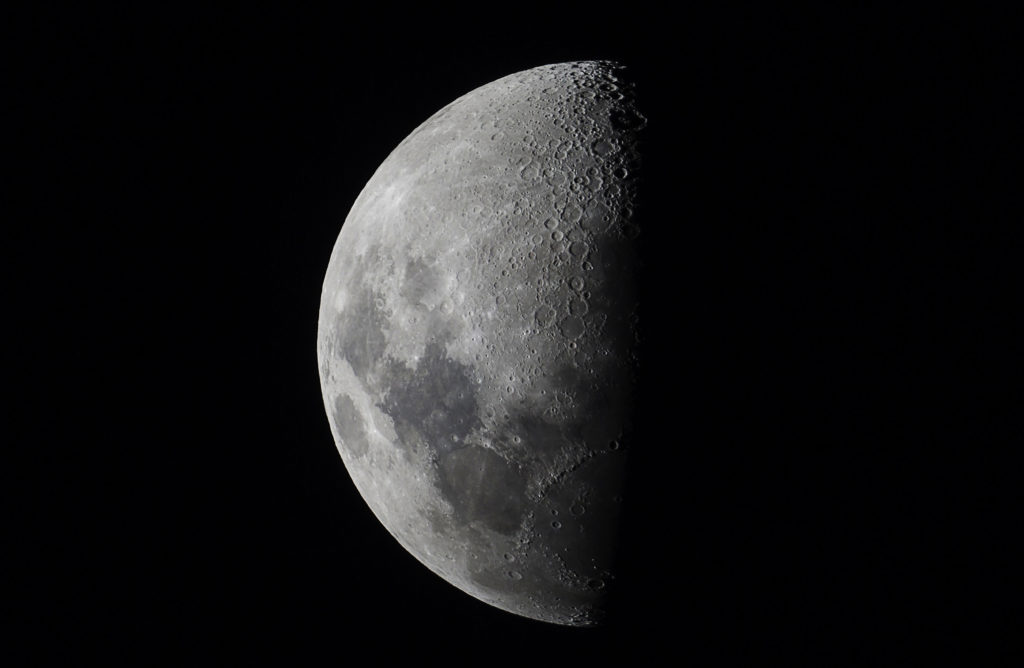
#> input picture images/moon.jpg, 1024 x 668 px
$ jupyter execute numpy_tutorial.ipynb
#> lines starting #> are read from the running program, lines starting #| are printed output that depends on the picture
# NumPy Tutorial

[cell 1]
import numpy as np

## NumPy Array

How to create an empty and a full NumPy array?

[cell 2]
v = np.empty(0)
print(v)

[cell 3]
v = np.full(shape=(2,5), fill_value=7)
print(v)

Create a Numpy array filled with all zeros

[cell 4]
v = np.zeros((2,5))
print(v)

Create a Numpy array filled with all ones

[cell 5]
v = np.ones((2,5))
print(v)

Check whether a Numpy array contains a specified row

[cell 6]
[1, 1, 1, 1, 1] in v.tolist()

How to Remove rows in Numpy array that contains non-numeric values?

[cell 7]
v = np.array([[0, 1, 2],
              [np.nan, 3, 4],
              [5, 6, 7]
])
v = v[~np.isnan(v).any(axis=1)]
print(v)

Remove single-dimensional entries from the shape of an array

[cell 8]
v = np.array([[1]])
print(v)
v = np.squeeze(v, axis=None)
print(v)

Find the number of occurrences of a sequence in a NumPy array

[cell 9]
v = np.array([[1, 3, 5, 6],
              [5, 3, 5, 8],
              [3, 5, 7, 3],
              [5, 9, 5, 3]])
repr(v).count('3, 5')

Find the most frequent value in a NumPy array

[cell 10]
v = np.array([1, 8, 5, 6, 5, 5, 8])
np.bincount(v).argmax()

Combining a one and a two-dimensional NumPy Array

[cell 11]
v1 = np.array([1, 3])
v2 = np.array([[2, 4, 6],[8, 10, 12]])
v3 = np.c_[v1, v2]

print(v1, '\n')
print(v2, '\n')
print(v3)

How to build an array of all combinations of two NumPy arrays?

[cell 12]
v1 = np.array([1, 2, 3])
v2 = np.array([2, 4, 6])
v3 = np.array(np.meshgrid(v1, v2)).T.reshape(-1,2)
print(v3)

How to add a border around a NumPy array?

[cell 13]
v = np.ones((2,2))
v = np.pad(v, pad_width=1)
print(v)

How to compare two NumPy arrays?

[cell 14]
v1 = np.ones((3))
v2 = np.array([0,1,2])
print(np.equal(v1, v2))

How to check whether specified values are present in NumPy array?

[cell 15]
v = np.arange(10)
print(2 in v)
print(15 in v)

How to get all 2D diagonals of a 3D NumPy array?

[cell 16]
v = np.array([[[1, 2, 3],
               [4, 5, 6],
               [7, 8, 9]],
              [[-1, -2, -3],
               [-4, -5, -6],
               [-7, -8, -9]]])

print(f'Matriz 3d:\n{v}\n')

print(f'Diagonais: linha 0 eixos 0 e 1:\n{v.diagonal(offset=0, axis1=0,axis2=1)}\n')
print(f'Diagonais: linha 1 eixos 0 e 1:\n{v.diagonal(offset=1, axis1=0,axis2=1)}\n')

print(f'Diagonais: linha 0 eixos 0 e 2:\n{v.diagonal(offset=0, axis1=0,axis2=2)}\n')
print(f'Diagonais: linha 1 eixos 0 e 2:\n{v.diagonal(offset=1, axis1=0,axis2=2)}\n')

print(f'Diagonais: linha 0 eixos 1 e 2:\n{v.diagonal(offset=0, axis1=1,axis2=2)}\n')
print(f'Diagonais: linha 1 eixos 1 e 2:\n{v.diagonal(offset=1, axis1=1,axis2=2)}\n')

Flatten a Matrix in Python using NumPy

[cell 17]
v = np.array([[[1, 2],[3,4]],
              [[5, 6], [7,8]]])
print(v, '\n')
v = v.flatten()
print(v)

Flatten a 2d numpy array into 1d array

[cell 18]
v = np.ones((3,4))
print(v, '\n')
v = v.flatten()
print(v)

Move axes of an array to new positions

[cell 19]
v = np.arange(18).reshape(2, 3, 3)
print(v, '\n')
v = np.moveaxis(v, source=1, destination=0)
print(f'Movidos eixos 1 e 0:\n{v}')

Interchange two axes of an array

[cell 20]
v = np.arange(18).reshape(2, 3, 3)
print(v, '\n')
v = np.swapaxes(v, axis1=1, axis2=0)
print(f'Eixos intercambiados: 1 e 0\n{v}')

NumPy – Fibonacci Series using Binet Formula

[cell 21]
v = np.arange(1, 11)

sqrtFive = np.sqrt(5)
alpha = (1 + sqrtFive) / 2
beta = (1 - sqrtFive) / 2

Fn = np.rint(((alpha ** v) - (beta ** v)) / (sqrtFive))
print(Fn)

Counts the number of non-zero values in the array

[cell 22]
v = np.array([1, 0, 2, 0, 3, 0])
print(np.count_nonzero(v))

Count the number of elements along a given axis

[cell 23]
v = np.arange(12).reshape((4,3))
print(v, '\n')
print(f'eixo 0: {np.size(v,0)}')
print(f'eixo 1: {np.size(v,1)}')

Trim the leading and/or trailing zeros from a 1-D array

[cell 24]
v = np.array([0, 0, 1, 2, 0, 3, 0, 4, 5, 0])
print(v)
v = np.trim_zeros(v)
print(v)

Change data type of given numpy array

[cell 25]
v = np.array([0, 1.5, -2, 0.3]).astype('int')
print(v)

Reverse a numpy array

[cell 26]
v = np.flip(v)
print(v)

How to make a NumPy array read-only?

[cell 27]
v.flags.writeable = False

## Questions on NumPy Matrix

[cell 28]
m1 = np.matrix('[1, 5, 4; 6, 9, -3; 5, 4, 7]')
m2 = np.matrix('[0, 0, 2; -1, 1, 3; 5, 10, 1]')

Get the maximum value from given matrix

[cell 29]
np.max(m1)

Get the minimum value from given matrix

[cell 30]
np.min(m1)

Find the number of rows and columns of a given matrix using NumPy

[cell 31]
np.shape(m1)

Select the elements from a given matrix

[cell 32]
m = np.select([m1%2==1], [m1])

print('Selecionar os elementos ímpares de m1')
print(m)

Find the sum of values in a matrix

[cell 33]
np.sum(m1)

Calculate the sum of the diagonal elements of a NumPy array

[cell 34]
np.trace(m1)

Adding and Subtracting Matrices in Python

[cell 35]
soma = m1 + m2
subtracao = m1 - m2

print(f'm1 + m2 =\n{soma}\n')
print(f'm1 - m2 =\n{subtracao}')

Ways to add row/columns in numpy array

[cell 36]
row = np.array([10, 20, 30])
m = np.r_[m1, [row]]

print(m)

[cell 37]
col = np.array([[10], [20], [30]])
m = np.append(m1, col, axis = 1)

print(m)

Matrix Multiplication in NumPy

[cell 38]
multiplicacao = m1 @ m2

print(f'm1 * m2 =\n{multiplicacao}')

Get the eigen values of a matrix

[cell 39]
eigen_values = np.linalg.eigvals(m1)

print(eigen_values)

How to Calculate the determinant of a matrix using NumPy?

[cell 40]
np.linalg.det(m1)

How to inverse a matrix using NumPy

[cell 41]
inversa = np.linalg.inv(m1)

print(inversa)

How to count the frequency of unique values in NumPy array?

[cell 42]
unique, counts = np.unique(np.array(m1), return_counts=True)
frequency = np.asarray((unique, counts)).T

print(frequency)

Multiply matrices of complex numbers using NumPy in Python

[cell 43]
m = np.random.random((3, 3)).astype('complex')
n = np.random.random((3, 3)).astype('complex')
mult = m @ n

print('M:\n', m)
print('\nN:\n', n)
print('\nM * N:\n', mult)

Compute the outer product of two given vectors using NumPy in Python

[cell 44]
u = np.array([2, 0, 4])
v = np.array([-1, 2, 3])
outer_product = np.outer(u, v)

print(outer_product)

Calculate inner, outer, and cross products of matrices and vectors using NumPy

[cell 45]
inner_product = np.inner(u, v)
outer_product = np.outer(u, v)
cross_product = np.cross(u, v)

print(f'Inner product:\n{inner_product}\n')
print(f'Outer product:\n{outer_product}\n')
print(f'Cross product:\n{cross_product}\n')

[cell 46]
inner_product = np.inner(m1, m2)
outer_product = np.outer(m1, m2)
cross_product = np.cross(m1, m2)

print(f'Inner product:\n{inner_product}\n')
print(f'Outer product:\n{outer_product}\n')
print(f'Cross product:\n{cross_product}\n')

Compute the covariance matrix of two given NumPy arrays

[cell 47]
covariance = np.cov(m1, m2)
print(covariance)

Convert covariance matrix to correlation matrix using Python

[cell 48]
correlation = np.corrcoef(covariance)
print(correlation)

Compute the Kronecker product of two mulitdimension NumPy arrays

[cell 49]
kronecker_product = np.kron(m1, m2)
print(kronecker_product)

Convert the matrix into a list

[cell 50]
m1_list = np.ravel(m1)
print(m1_list)

## Questions on NumPy Indexing

[cell 51]
m1 = np.matrix('[5, 0, 4; 6, 9, -3; 5, -4, 7]')
print(m1)

Replace NumPy array elements that doesn’t satisfy the given condition

[cell 52]
# Substituindo valores que não são maiores que 4 por -1
m = np.select([m1>4], [m1], -1)
print(m)

Return the indices of elements where the given condition is satisfied

[cell 53]
row, col = np.where(m1>4)  # Índices de valores > 4
m = np.asarray((row, col)).T
print(m)

Replace NaN values with average of columns

[cell 54]
m2 = np.matrix([[np.nan, 1, 2], [0, -2, 3], [-3, np.nan, 4]])
print(m2)

[cell 55]
row, col = np.where(np.isnan(m2))  # Índices de valores NaN
col_mean = np.nanmean(m2, axis=0)  # Média de colunas de valores NaN
m2[row, col] = np.take(col_mean, col)
print(m2)

Replace negative value with zero in numpy array

[cell 56]
m = m1.copy()
row, col = np.where(m<0)
m[row, col] = 0
print(m)

How to get values of an NumPy array at certain index positions?

[cell 57]
print(m1[0,0])  # valor na posição: linha 0 coluna 0 de m1
print(m1[1,2])  # valor na posição: linha 1 coluna 2 de m1
print(m1[-1,0])  # valor na posição: linha 2 coluna 0 de m1
print(m1[-1,-1])  # valor na posição: linha 2 coluna 2 de m1

Find indices of elements equal to zero in a NumPy array

[cell 58]
row, col = np.where(m1==0)
m = np.asarray((row, col)).T
print(m)

How to Remove columns in Numpy array that contains non-numeric values?

[cell 59]
m = np.array([[np.nan, 1, 2], [0, -2, 3], [-3, np.nan, 4]])

m = m[:, ~np.isnan(m).any(axis=0)]
print(m)

How to access different rows of a multidimensional NumPy array?

[cell 60]
print(m1[1])  # linha 1 de m1
print()
print(m1[[0,2]])  # linhas 0 e 2 de m1

Get row numbers of NumPy array having element larger than X

[cell 61]
x = 5
row, col = np.where(m1>x)
print(np.unique(row))

Get filled the diagonals of NumPy array

[cell 62]
m = m1.copy()

[cell 63]
np.fill_diagonal(m, 10)
print(m)

Check elements present in the NumPy array

[cell 64]
print(-3 in m1)
print(3 in m1)
print(9 in m1)
print(0 in m1)

Combined array index by index

[cell 65]
print(m1[1:,1:])  # A partir da linha 1 e coluna 1
print()
print(m1[:2, :])  # Até linha 2 e todas colunas

## Questions on NumPy Linear Algebra

[cell 66]
m = np.matrix('[5, 0, 4; 6, 9, -3; 5, -4, 7]')
print(m)

Find a matrix or vector norm using NumPy

[cell 67]
np.linalg.norm(m)

Calculate the QR decomposition of a given matrix using NumPy

[cell 68]
q, r = np.linalg.qr(m)
print(q, '\n\n', r)

Compute the condition number of a given matrix using NumPy

[cell 69]
np.linalg.cond(m)

Compute the eigenvalues and right eigenvectors of a given square array using NumPy?

[cell 70]
eigen_values, eigen_vectors = np.linalg.eig(m)

print(eigen_values, '\n\n', eigen_vectors)

Calculate the Euclidean distance using NumPy

[cell 71]
p1 = np.array((4, 5, 10))
p2 = np.array((1, -2, 0))

print(np.linalg.norm(p1-p2))

## Questions on NumPy Random

Create a Numpy array with random values

[cell 72]
v = np.random.default_rng().random(5)
print(v)

How to choose elements from the list with different probability using NumPy?

[cell 73]
numbers = np.random.choice(v, size=5, p=[0.05, 0.35, 0.2, 0.15, 0.25])
print(numbers)

How to get weighted random choice in Python?

[cell 74]
number = np.random.choice(v, p=[0.05, 0.35, 0.2, 0.15, 0.25])
print(number)

Generate Random Numbers From The Uniform Distribution using NumPy

[cell 75]
numbers = np.random.uniform(low=0, high=1, size=5)
print(numbers)

Get Random Elements form geometric distribution

[cell 76]
numbers = np.random.geometric(p=0.3, size=10)
print(numbers)

Get Random elements from Laplace distribution

[cell 77]
numbers = np.random.laplace(loc=0, scale=1, size=10)
print(numbers)

Return a Matrix of random values from a uniform distribution

[cell 78]
m = np.random.uniform(low=0, high=1, size=(3,3))
print(m)

Return a Matrix of random values from a Gaussian distribution

[cell 79]
m = np.random.normal(loc=0, scale=1, size=(3,3))
print(m)

## Questions on NumPy Sorting and Searching

[cell 80]
v = np.array([3, -2, 0, 1, 5, -7, 9])

How to get the indices of the sorted array using NumPy in Python?

[cell 81]
indices = np.argsort(v)
print(indices)

Finding the k smallest values of a NumPy array

[cell 82]
k = 3
k_smallest = np.sort(v)[:k]
print(k_smallest)

How to get the n-largest values of an array using NumPy?

[cell 83]
n = 3
n_largest = np.sort(v)[::-1][:n]
print(n_largest)

Sort the values in a matrix

[cell 84]
m = np.matrix('[5, 0.2, 4; 6.5, 9, -3.1; 5, -4, 7.9]')
print(m)

[cell 85]
sorted_m = np.sort(m, axis=1)  # Sorted in row
print(sorted_m)

Filter out integers from float numpy array

[cell 86]
integers_indices = np.isclose(m, m.astype(int))
print(m[~integers_indices])

Find the indices into a sorted array

[cell 87]
indices = np.argsort(m, axis=1)
print(indices)

## Questions on NumPy Mathematics

How to get element-wise true division of an array using Numpy?

[cell 88]
v1 = np.array([4, -2, 0])
v2 = np.array([1, 5, -3])

m1 = np.array([[1, 2, 3], [0, -1, 5], [-2, 2, 7]])
m2 = np.array([[8, 2, 6], [1, 0, 3], [2, -1, 0]])

[cell 89]
v = np.true_divide(v1, v2)
print(v)

How to calculate the element-wise absolute value of NumPy array?

[cell 90]
v = np.abs(v1)
print(v)

Compute the negative of the NumPy array

[cell 91]
v = np.negative(v1)
print(v)

Multiply 2d numpy array corresponding to 1d array

[cell 92]
m = m1 * v1[:, np.newaxis]
print(m)

Computes the inner product of two arrays

[cell 93]
u = np.array([2, 0, 4])
v = np.array([-1, 2, 3])
innerr_product = np.inner(u, v)

print(inner_product)

Compute the nth percentile of the NumPy array

[cell 94]
np.percentile(m1, q=50)

Calculate the n-th order discrete difference along the given axis

[cell 95]
m = np.diff(m1, axis=0)
print(m,'\n')
m = np.diff(m1, axis=1)
print(m)

Calculate the sum of all columns in a 2D NumPy array

[cell 96]
sum = np.sum(m1, axis=0)
print(sum)

Calculate average values of two given NumPy arrays

[cell 97]
avg = (m1 + m2) / 2
print(avg)

How to compute numerical negative value for all elements in a given NumPy array?

[cell 98]
negative_m1 = np.negative(m1)
print(negative_m1)

How to get the floor, ceiling and truncated values of the elements of a numpy array?

[cell 99]
m = np.array([[1.9, 3.1], [-5.5, 0.2]])

[cell 100]
floor_m = np.floor(m)
ceiling_m = np.ceil(m)
truncated_m = np.trunc(m)

print(floor_m, '\n\n', ceiling_m, '\n\n', truncated_m)

How to round elements of the NumPy array to the nearest integer?

[cell 101]
round_m = np.round(m)
print(round_m)

Find the round off the values of the given matrix

[cell 102]
round_m = m.round()
print(round_m)

Determine the positive square-root of an array

[cell 103]
m = np.array([[1.9, 3.1], [5.5, 0.2]])

[cell 104]
square_m = np.sqrt(np.positive(m))
print(square_m)

Evaluate Einstein’s summation convention of two multidimensional NumPy arrays

[cell 105]
result = np.einsum('mk,kn', m1, m2)
print(result)

## Questions on NumPy Statistics

[cell 106]
m = np.array([[1, 2, 3], [0, -1, 5], [-2, 3, -7]])
v1 = np.array([5, -8, 0, -1, -3, 9, 10, 3])
v2 = np.array([2, 11, 1, 0, -8, 5, 3, -1])
v3 = np.array([5, np.nan, 0, -1, -3, np.nan, 10, 3])

Compute the median of the flattened NumPy array

[cell 107]
np.median(m)

Find Mean of a List of Numpy Array

[cell 108]
np.mean(v1)

Calculate the mean of array ignoring the NaN value

[cell 109]
np.nanmean(v3)

Get the mean value from given matrix

[cell 110]
np.mean(m)

Compute the variance of the NumPy array

[cell 111]
np.var(v1)

Compute the standard deviation of the NumPy array

[cell 112]
np.std(v1)

Compute pearson product-moment correlation coefficients of two given NumPy arrays

[cell 113]
coefficients = np.corrcoef(v1, v2)
print(coefficients)

Calculate the mean across dimension in a 2D NumPy array

[cell 114]
mean_0 = np.mean(m, axis=0)
print(mean_0)

[cell 115]
mean_1 = np.mean(m, axis=1)
print(mean_1)

Calculate the average, variance and standard deviation in Python using NumPy

[cell 116]
print(np.average(m))
print(np.var(m))
print(np.std(m))

Describe a NumPy Array in Python

[cell 117]
print(f'size: {m.size}')
print(f'minimun: {np.amin(m)}')
print(f'maximum: {np.amax(m)}')
print(f'average: {np.mean(m)}')
print(f'median: {np.median(m)}')
print(f'variance: {np.var(m)}')
print(f'standard deviation: {np.std(m)}')

## Questions on Polynomial

Define a polynomial function

[cell 118]
pf1 = np.poly1d([1, -4, 1])
pf2 = np.poly1d([2, -1, 0, 6])
print(pf1)
print(pf2)

How to add one polynomial to another using NumPy in Python?

[cell 119]
sum = pf1 + pf2
print(sum)

How to subtract one polynomial to another using NumPy in Python?

[cell 120]
subtraction = pf1 - pf2
print(subtraction)

How to multiply a polynomial to another using NumPy in Python?

[cell 121]
multiplication = pf1 * pf2
print(multiplication)

How to divide a polynomial to another using NumPy in Python?

[cell 122]
quotient, rest = pf2 / pf1
print(f'q(x) = {quotient}')
print(f'r(x) = {rest}')

Find the roots of the polynomials using NumPy

[cell 123]
roots = np.roots(pf1)
print(roots)

Evaluate a 2-D polynomial series on the Cartesian product

[cell 124]
m = np.array([[4, 2], [-5, 15]])
ps = np.polynomial.polynomial.polygrid2d([1,2],[1,2], m)
print(ps)

Evaluate a 3-D polynomial series on the Cartesian product

[cell 125]
m = np.arange(8).reshape(2, 2, 2)
ps = np.polynomial.polynomial.polygrid3d([1,2],[1,2],[1,2],m)
print(ps)

## Questions on NumPy Strings

Repeat all the elements of a NumPy array of strings

[cell 126]
strings = np.array(['cadeira', 'João', 'Brasil', '25'])

new_strings = np.char.multiply(strings, 3)
print(new_strings)

How to split the element of a given NumPy array with spaces?

[cell 127]
nome = np.array('João Paulo Agostinho')
new_nome = np.char.split(nome)
print(new_nome)

How to insert a space between characters of all the elements of a given NumPy array?

[cell 128]
new_strings = np.char.join(' ', strings)
print(new_strings)

Find the length of each string element in the Numpy array

[cell 129]
length = np.char.str_len(strings)
print(length)

Swap the case of an array of string

[cell 130]
new_strings = np.char.swapcase(strings)
print(new_strings)

Change the case to uppercase of elements of an array

[cell 131]
new_strings = np.char.upper(strings)
print(new_strings)

Change the case to lowercase of elements of an array

[cell 132]
new_strings = np.char.lower(strings)
print(new_strings)

Join String by a seperator

[cell 133]
new_nome = np.char.replace(nome, ' ', '-')
print(new_nome)

Check if two same shaped string arrayss one by one

[cell 134]
np.array_equal(strings, new_strings)

Count the number of substrings in an array

[cell 135]
ra_count= np.char.count(strings, 'ra')
print(ra_count)

Find the lowest index of the substring in an array

[cell 136]
lowest_index = np.char.find(strings, 'ra').argmin()
print(lowest_index)

Get the boolean array when values end with a particular character

[cell 137]
m = np.char.endswith(strings, 'il')
print(m)

## More Questions on NumPy

Different ways to convert a Python dictionary to a NumPy array

[cell 138]
capitais = {'Alagoas':'Maceió', 'Bahia':'Salvador', 'Brasil':'Brasília'}
print(capitais)

[cell 139]
arr_capitais = np.asarray(capitais)
print(arr_capitais)
print(type(arr_capitais))

[cell 140]
arr_capitais = np.array(capitais)
print(arr_capitais)
print(type(arr_capitais))

[cell 141]
arr_capitais = np.asarray(list(capitais.items()))
print(arr_capitais)
print(type(arr_capitais))

[cell 142]
arr_capitais = np.array(list(capitais.items()))
print(arr_capitais)
print(type(arr_capitais))

How to convert a list and tuple into NumPy arrays?

[cell 143]
pares = [0, 2, 4, 6, 8]
impares = (1, 3, 5, 7, 9)

arr_pares = np.asarray(pares)
arr_impares = np.asarray(impares)

print(arr_pares)
print(type(arr_pares))
print(arr_impares)
print(type(arr_impares))

Ways to convert array of strings to array of floats

[cell 144]
numbers = ['1.4', '-2', '3.14', '1.']
arr_numbers = np.asarray(numbers).astype('float')
print(arr_numbers)

Convert a NumPy array into a csv file

[cell 145]
v = np.arange(8).reshape(2, 4)
np.savetxt('arr.csv', v)

with open('arr.csv', 'r') as file:
    data = file.read()
    print(data)

How to Convert an image to NumPy array and save it to CSV file using Python?

[cell 146]
import cv2

image = cv2.imread('images/moon.jpg')
#> image is the input picture: shape (668, 1024, 3); mean B, G, R 23, 22.1, 22.1
image_2d = image.reshape(image.shape[0], -1)
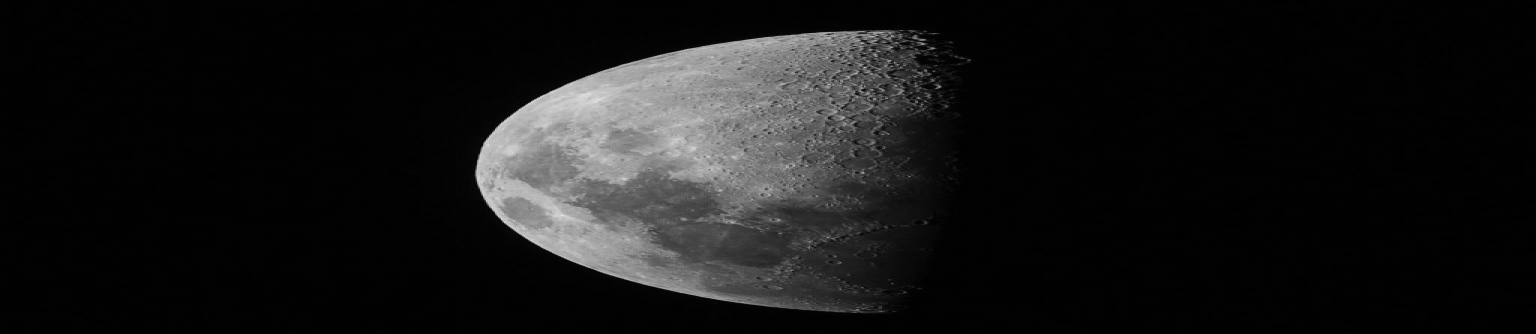
#> image_2d: shape (668, 3072) (shown at 1/2 size); min 0, max 235, mean 22.4
np.savetxt('moon.csv', image_2d)

How to save a NumPy array to a text file?

[cell 147]
arr = np.arange(1,11)
np.savetxt('arr.txt', arr)

with open('arr.txt', 'r') as file:
    data = file.read()
    print(data)

Load data from a text file

[cell 148]
data = np.loadtxt('arr.txt')
print(data)

Plot line graph from NumPy array

[cell 149]
import matplotlib.pyplot as plt

[cell 150]
x = np.arange(-10,11)
y = np.array([i**3 for i in x])

plt.plot(x, y)
plt.title("Line graph")
plt.xlabel('x')
plt.ylabel('f(x) = x³')
plt.show()
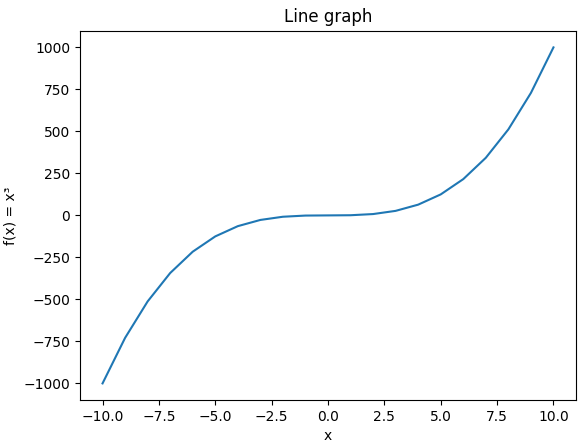
#> figure drawn by matplotlib, 1 panel; curve peaks at x = 10, y = 1000

Create Histogram using NumPy

[cell 151]
rng = np.random.default_rng().random(100)
plt.hist(rng)
plt.show()
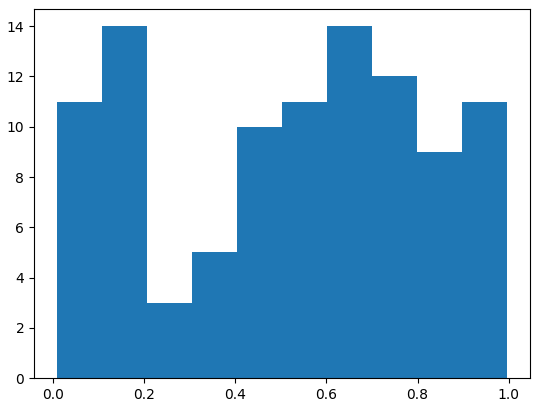
#> figure drawn by matplotlib, 1 panel
